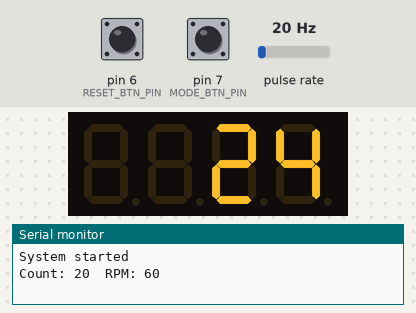
Bench run of a sketch on a simulated Arduino Uno, built with avr-gcc and run on an emulated ATmega328P. Shown: 4-digit seven-segment display, the last lines printed to the serial monitor. Wiring (inferred from the names in the program): pulse sensor: data pin 2. The inputs (shaded band) are chosen by the test bench; at power-on: pulse rate 20 Hz, pin 7 (MODE_BTN_PIN) HIGH, pin 6 (RESET_BTN_PIN) HIGH.

Above: at 1.2 s.
1.3 s: pulse rate (sensor on pin 2) set to 50 Hz
At 1.41 s:
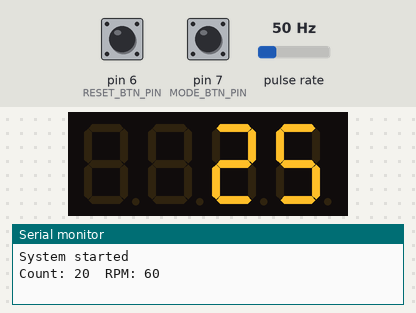
4.0 s: pin 7 (MODE_BTN_PIN) pulled LOW for 0.15 s
At 4.6 s:
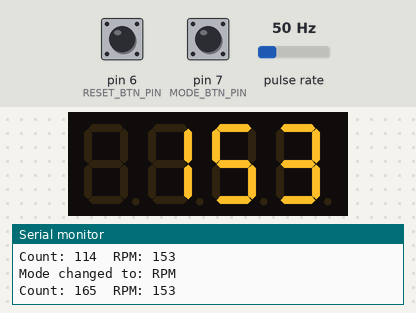
7.1 s: pin 6 (RESET_BTN_PIN) pulled LOW for 1 s
At 7.9 s:
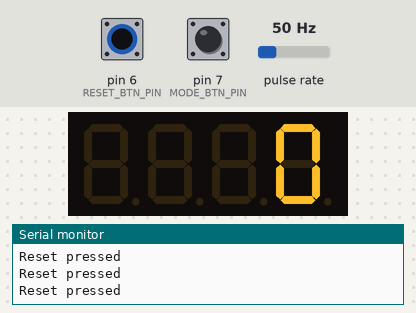
9.6 s: pin 7 (MODE_BTN_PIN) pulled LOW for 1 s
At 10.76 s:
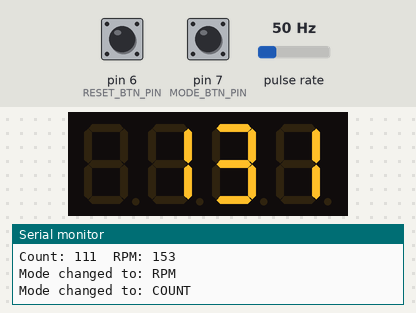
11.2 s: pin 6 (RESET_BTN_PIN) pulled LOW for 0.15 s
At 11.71 s:
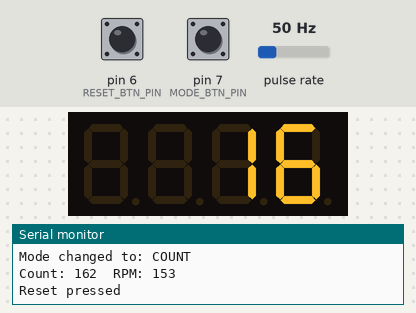
11.9 s: pulse rate (sensor on pin 2) set to 4 Hz
At 12.4 s:
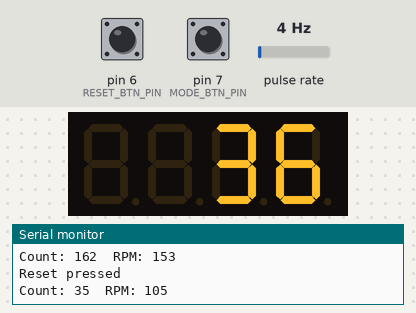
Timing chart, 0 to 14.4 s (numbered marks = the images above; inputs shaded):
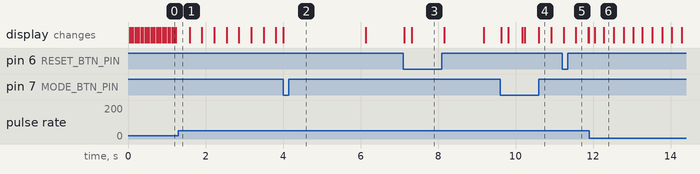

Measured:
- after the input at 7.1 s, the display: changes at once (image 3)
- after the input at 9.6 s, the display: first changes at once (image 4 shows a later state)

The sketch:

rpm_counter.ino
```cpp
#include <TM1637Display.h>

#define SENSOR_PIN 2
#define DISPLAY_CLK 5
#define DISPLAY_DIO 4

#define RESET_BTN_PIN 6
#define MODE_BTN_PIN  7

#define PULSES_PER_REV 20

TM1637Display display(DISPLAY_CLK, DISPLAY_DIO);

volatile unsigned long pulseCount = 0;
volatile unsigned long lastPulseMicros = 0;

unsigned long rpm = 0;

// 0 = count mode, 1 = rpm mode
bool showRPM = false;

// button debounce
unsigned long lastResetPress = 0;
unsigned long lastModePress = 0;
const unsigned long buttonDebounceMs = 200;

// rpm update timing
unsigned long lastRpmCalc = 0;
unsigned long lastRpmPulseCount = 0;
const unsigned long rpmIntervalMs = 1000;

void countPulse() {
  unsigned long now = micros();

  // simple noise filter / debounce for sensor
  if (now - lastPulseMicros > 3000) {
    pulseCount++;
    lastPulseMicros = now;
  }
}

void setup() {
  pinMode(SENSOR_PIN, INPUT);
  pinMode(RESET_BTN_PIN, INPUT_PULLUP);
  pinMode(MODE_BTN_PIN, INPUT_PULLUP);

  attachInterrupt(digitalPinToInterrupt(SENSOR_PIN), countPulse, FALLING);

  display.setBrightness(7, true);
  display.showNumberDec(0, false);

  Serial.begin(9600);
  Serial.println("System started");
}

void loop() {
  handleButtons();
  updateRPM();
  updateDisplay();
}

void handleButtons() {
  unsigned long now = millis();

  // RESET button
  if (digitalRead(RESET_BTN_PIN) == LOW) {
    if (now - lastResetPress > buttonDebounceMs) {
      noInterrupts();
      pulseCount = 0;
      lastRpmPulseCount = 0;
      interrupts();

      rpm = 0;

      Serial.println("Reset pressed");
      lastResetPress = now;
    }
  }

  // MODE button
  if (digitalRead(MODE_BTN_PIN) == LOW) {
    if (now - lastModePress > buttonDebounceMs) {
      showRPM = !showRPM;

      Serial.print("Mode changed to: ");
      Serial.println(showRPM ? "RPM" : "COUNT");

      lastModePress = now;
    }
  }
}

void updateRPM() {
  unsigned long now = millis();

  if (now - lastRpmCalc >= rpmIntervalMs) {
    unsigned long currentCount;

    noInterrupts();
    currentCount = pulseCount;
    interrupts();

    unsigned long pulsesInWindow = currentCount - lastRpmPulseCount;
    lastRpmPulseCount = currentCount;

    rpm = (pulsesInWindow * 60UL) / PULSES_PER_REV;
    lastRpmCalc = now;

    Serial.print("Count: ");
    Serial.print(currentCount);
    Serial.print("  RPM: ");
    Serial.println(rpm);
  }
}

void updateDisplay() {
  unsigned long valueToShow;

  if (showRPM) {
    valueToShow = rpm;
  } else {
    noInterrupts();
    valueToShow = pulseCount;
    interrupts();
  }

  if (valueToShow > 9999) {
    valueToShow = 9999; // limit for 4-digit display
  }

  display.showNumberDec((int)valueToShow, false);
}
```
